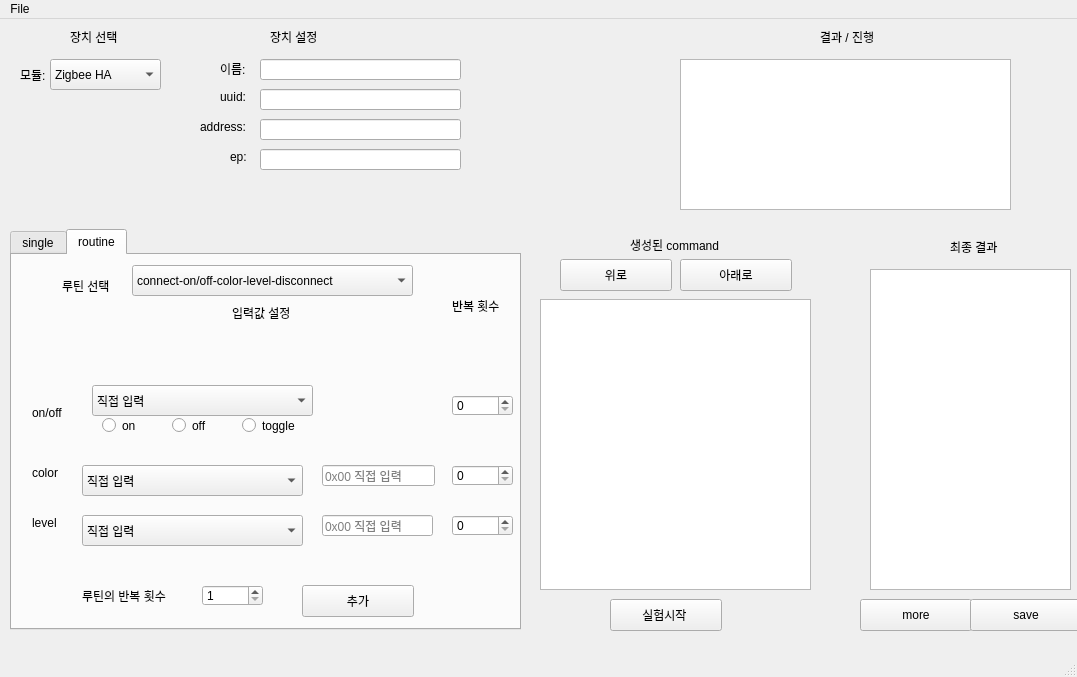
<?xml version="1.0" encoding="UTF-8"?>
<ui version="4.0">
 <class>MainWindow</class>
 <widget class="QMainWindow" name="MainWindow">
  <property name="geometry">
   <rect>
    <x>0</x>
    <y>0</y>
    <width>1077</width>
    <height>677</height>
   </rect>
  </property>
  <property name="windowTitle">
   <string>MainWindow</string>
  </property>
  <widget class="QWidget" name="centralwidget">
   <widget class="QLabel" name="label">
    <property name="geometry">
     <rect>
      <x>70</x>
      <y>10</y>
      <width>58</width>
      <height>16</height>
     </rect>
    </property>
    <property name="text">
     <string>장치 선택</string>
    </property>
   </widget>
   <widget class="QLabel" name="label_2">
    <property name="geometry">
     <rect>
      <x>270</x>
      <y>10</y>
      <width>58</width>
      <height>16</height>
     </rect>
    </property>
    <property name="text">
     <string>장치 설정</string>
    </property>
   </widget>
   <widget class="QLabel" name="label_3">
    <property name="geometry">
     <rect>
      <x>20</x>
      <y>46</y>
      <width>31</width>
      <height>20</height>
     </rect>
    </property>
    <property name="text">
     <string>모듈:</string>
    </property>
   </widget>
   <widget class="QComboBox" name="cbo_module">
    <property name="geometry">
     <rect>
      <x>50</x>
      <y>40</y>
      <width>111</width>
      <height>31</height>
     </rect>
    </property>
    <item>
     <property name="text">
      <string>Zigbee HA</string>
     </property>
    </item>
    <item>
     <property name="text">
      <string>Zigbee 3.0</string>
     </property>
    </item>
    <item>
     <property name="text">
      <string>BLE</string>
     </property>
    </item>
    <item>
     <property name="text">
      <string>UART</string>
     </property>
    </item>
   </widget>
   <widget class="QLabel" name="label_4">
    <property name="geometry">
     <rect>
      <x>220</x>
      <y>40</y>
      <width>41</width>
      <height>20</height>
     </rect>
    </property>
    <property name="text">
     <string>이름:</string>
    </property>
   </widget>
   <widget class="QLabel" name="label_5">
    <property name="geometry">
     <rect>
      <x>220</x>
      <y>70</y>
      <width>31</width>
      <height>16</height>
     </rect>
    </property>
    <property name="text">
     <string>uuid:</string>
    </property>
   </widget>
   <widget class="QLabel" name="label_6">
    <property name="geometry">
     <rect>
      <x>200</x>
      <y>100</y>
      <width>51</width>
      <height>16</height>
     </rect>
    </property>
    <property name="text">
     <string>address:</string>
    </property>
   </widget>
   <widget class="QLineEdit" name="lineEdit_device_name">
    <property name="geometry">
     <rect>
      <x>260</x>
      <y>40</y>
      <width>201</width>
      <height>21</height>
     </rect>
    </property>
   </widget>
   <widget class="QLineEdit" name="lineEdit_device_uuid">
    <property name="geometry">
     <rect>
      <x>260</x>
      <y>70</y>
      <width>201</width>
      <height>21</height>
     </rect>
    </property>
   </widget>
   <widget class="QLineEdit" name="lineEdit_device_addr">
    <property name="geometry">
     <rect>
      <x>260</x>
      <y>100</y>
      <width>201</width>
      <height>21</height>
     </rect>
    </property>
   </widget>
   <widget class="QLineEdit" name="lineEdit_device_ep">
    <property name="geometry">
     <rect>
      <x>260</x>
      <y>130</y>
      <width>201</width>
      <height>21</height>
     </rect>
    </property>
   </widget>
   <widget class="QLabel" name="label_7">
    <property name="geometry">
     <rect>
      <x>230</x>
      <y>130</y>
      <width>31</width>
      <height>16</height>
     </rect>
    </property>
    <property name="text">
     <string>ep:</string>
    </property>
   </widget>
   <widget class="QTabWidget" name="tabWidget">
    <property name="geometry">
     <rect>
      <x>10</x>
      <y>210</y>
      <width>511</width>
      <height>401</height>
     </rect>
    </property>
    <property name="currentIndex">
     <number>1</number>
    </property>
    <property name="iconSize">
     <size>
      <width>16</width>
      <height>16</height>
     </size>
    </property>
    <widget class="QWidget" name="tab">
     <attribute name="title">
      <string>single</string>
     </attribute>
     <widget class="QTabWidget" name="tab_single">
      <property name="geometry">
       <rect>
        <x>0</x>
        <y>20</y>
        <width>491</width>
        <height>171</height>
       </rect>
      </property>
      <property name="currentIndex">
       <number>0</number>
      </property>
      <widget class="QWidget" name="tab_3">
       <attribute name="title">
        <string>connect</string>
       </attribute>
      </widget>
      <widget class="QWidget" name="tab_4">
       <attribute name="title">
        <string>on/off</string>
       </attribute>
       <widget class="QRadioButton" name="rdo_on">
        <property name="geometry">
         <rect>
          <x>50</x>
          <y>100</y>
          <width>41</width>
          <height>21</height>
         </rect>
        </property>
        <property name="text">
         <string>on</string>
        </property>
       </widget>
       <widget class="QRadioButton" name="rdo_off">
        <property name="geometry">
         <rect>
          <x>120</x>
          <y>100</y>
          <width>41</width>
          <height>21</height>
         </rect>
        </property>
        <property name="text">
         <string>off</string>
        </property>
       </widget>
       <widget class="QRadioButton" name="rdo_toggle">
        <property name="geometry">
         <rect>
          <x>180</x>
          <y>100</y>
          <width>61</width>
          <height>21</height>
         </rect>
        </property>
        <property name="text">
         <string>toggle</string>
        </property>
       </widget>
       <widget class="QLabel" name="label_20">
        <property name="geometry">
         <rect>
          <x>110</x>
          <y>20</y>
          <width>71</width>
          <height>16</height>
         </rect>
        </property>
        <property name="text">
         <string>입력값 설정</string>
        </property>
       </widget>
       <widget class="QLabel" name="label_21">
        <property name="geometry">
         <rect>
          <x>280</x>
          <y>20</y>
          <width>51</width>
          <height>21</height>
         </rect>
        </property>
        <property name="text">
         <string>반복 횟수 </string>
        </property>
       </widget>
       <widget class="QSpinBox" name="spinBox_onoff">
        <property name="geometry">
         <rect>
          <x>280</x>
          <y>50</y>
          <width>61</width>
          <height>21</height>
         </rect>
        </property>
        <property name="minimum">
         <number>1</number>
        </property>
        <property name="maximum">
         <number>300</number>
        </property>
       </widget>
       <widget class="QComboBox" name="cbo_input_onoff">
        <property name="geometry">
         <rect>
          <x>40</x>
          <y>40</y>
          <width>221</width>
          <height>31</height>
         </rect>
        </property>
        <item>
         <property name="text">
          <string>직접 입력</string>
         </property>
        </item>
        <item>
         <property name="text">
          <string>정상 범주 내 랜덤값 입력</string>
         </property>
        </item>
        <item>
         <property name="text">
          <string>비정상 범주 내 랜덤값 입력</string>
         </property>
        </item>
        <item>
         <property name="text">
          <string>모든 범주의 랜던값 입력</string>
         </property>
        </item>
       </widget>
      </widget>
      <widget class="QWidget" name="tab_5">
       <attribute name="title">
        <string>color</string>
       </attribute>
       <widget class="QComboBox" name="cbo_input_color">
        <property name="geometry">
         <rect>
          <x>10</x>
          <y>60</y>
          <width>221</width>
          <height>31</height>
         </rect>
        </property>
        <item>
         <property name="text">
          <string>직접 입력</string>
         </property>
        </item>
        <item>
         <property name="text">
          <string>정상 범주 내 랜덤값 입력</string>
         </property>
        </item>
        <item>
         <property name="text">
          <string>비정상 범주 내 랜덤값 입력</string>
         </property>
        </item>
        <item>
         <property name="text">
          <string>모든 범주의 랜던값 입력</string>
         </property>
        </item>
       </widget>
       <widget class="QLabel" name="label_24">
        <property name="geometry">
         <rect>
          <x>70</x>
          <y>30</y>
          <width>71</width>
          <height>16</height>
         </rect>
        </property>
        <property name="text">
         <string>입력값 설정</string>
        </property>
       </widget>
       <widget class="QLineEdit" name="lineEdit_color">
        <property name="geometry">
         <rect>
          <x>260</x>
          <y>60</y>
          <width>113</width>
          <height>21</height>
         </rect>
        </property>
        <property name="placeholderText">
         <string>0x00 직접 입력</string>
        </property>
       </widget>
       <widget class="QSpinBox" name="spinBox_color">
        <property name="geometry">
         <rect>
          <x>390</x>
          <y>60</y>
          <width>61</width>
          <height>21</height>
         </rect>
        </property>
        <property name="minimum">
         <number>1</number>
        </property>
        <property name="maximum">
         <number>300</number>
        </property>
       </widget>
       <widget class="QLabel" name="label_22">
        <property name="geometry">
         <rect>
          <x>390</x>
          <y>20</y>
          <width>51</width>
          <height>21</height>
         </rect>
        </property>
        <property name="text">
         <string>반복 횟수 </string>
        </property>
       </widget>
      </widget>
      <widget class="QWidget" name="tab_6">
       <attribute name="title">
        <string>level</string>
       </attribute>
       <widget class="QComboBox" name="cbo_input_level">
        <property name="geometry">
         <rect>
          <x>10</x>
          <y>50</y>
          <width>221</width>
          <height>31</height>
         </rect>
        </property>
        <item>
         <property name="text">
          <string>직접 입력</string>
         </property>
        </item>
        <item>
         <property name="text">
          <string>정상 범주 내 랜덤값 입력</string>
         </property>
        </item>
        <item>
         <property name="text">
          <string>비정상 범주 내 랜덤값 입력</string>
         </property>
        </item>
        <item>
         <property name="text">
          <string>모든 범주의 랜던값 입력</string>
         </property>
        </item>
       </widget>
       <widget class="QLabel" name="label_25">
        <property name="geometry">
         <rect>
          <x>70</x>
          <y>20</y>
          <width>71</width>
          <height>16</height>
         </rect>
        </property>
        <property name="text">
         <string>입력값 설정</string>
        </property>
       </widget>
       <widget class="QLineEdit" name="lineEdit_level">
        <property name="geometry">
         <rect>
          <x>240</x>
          <y>60</y>
          <width>111</width>
          <height>21</height>
         </rect>
        </property>
        <property name="inputMask">
         <string/>
        </property>
        <property name="placeholderText">
         <string>0x00 직접 입력</string>
        </property>
       </widget>
       <widget class="QSpinBox" name="spinBox_level">
        <property name="geometry">
         <rect>
          <x>390</x>
          <y>60</y>
          <width>61</width>
          <height>21</height>
         </rect>
        </property>
        <property name="minimum">
         <number>1</number>
        </property>
        <property name="maximum">
         <number>300</number>
        </property>
       </widget>
       <widget class="QLabel" name="label_23">
        <property name="geometry">
         <rect>
          <x>390</x>
          <y>30</y>
          <width>51</width>
          <height>21</height>
         </rect>
        </property>
        <property name="text">
         <string>반복 횟수 </string>
        </property>
       </widget>
      </widget>
      <widget class="QWidget" name="tab_7">
       <attribute name="title">
        <string>disconnect</string>
       </attribute>
      </widget>
     </widget>
     <widget class="QPushButton" name="btn_insert">
      <property name="geometry">
       <rect>
        <x>180</x>
        <y>190</y>
        <width>112</width>
        <height>32</height>
       </rect>
      </property>
      <property name="text">
       <string>추가</string>
      </property>
     </widget>
    </widget>
    <widget class="QWidget" name="tab_2">
     <attribute name="title">
      <string>routine</string>
     </attribute>
     <widget class="QSpinBox" name="spinBox_routine">
      <property name="geometry">
       <rect>
        <x>190</x>
        <y>330</y>
        <width>61</width>
        <height>21</height>
       </rect>
      </property>
      <property name="minimum">
       <number>1</number>
      </property>
      <property name="maximum">
       <number>300</number>
      </property>
     </widget>
     <widget class="QSpinBox" name="spinBox_onoff_routine">
      <property name="geometry">
       <rect>
        <x>440</x>
        <y>140</y>
        <width>61</width>
        <height>21</height>
       </rect>
      </property>
      <property name="minimum">
       <number>0</number>
      </property>
      <property name="maximum">
       <number>300</number>
      </property>
     </widget>
     <widget class="QSpinBox" name="spinBox_color_routine">
      <property name="geometry">
       <rect>
        <x>440</x>
        <y>210</y>
        <width>61</width>
        <height>21</height>
       </rect>
      </property>
      <property name="maximum">
       <number>300</number>
      </property>
     </widget>
     <widget class="QSpinBox" name="spinBox_level_routine">
      <property name="geometry">
       <rect>
        <x>440</x>
        <y>260</y>
        <width>61</width>
        <height>21</height>
       </rect>
      </property>
      <property name="maximum">
       <number>300</number>
      </property>
     </widget>
     <widget class="QLabel" name="label_17">
      <property name="geometry">
       <rect>
        <x>70</x>
        <y>330</y>
        <width>91</width>
        <height>21</height>
       </rect>
      </property>
      <property name="text">
       <string>루틴의 반복 횟수 </string>
      </property>
     </widget>
     <widget class="QLabel" name="label_26">
      <property name="geometry">
       <rect>
        <x>220</x>
        <y>50</y>
        <width>71</width>
        <height>16</height>
       </rect>
      </property>
      <property name="text">
       <string>입력값 설정</string>
      </property>
     </widget>
     <widget class="QLabel" name="label_27">
      <property name="geometry">
       <rect>
        <x>440</x>
        <y>40</y>
        <width>51</width>
        <height>21</height>
       </rect>
      </property>
      <property name="text">
       <string>반복 횟수 </string>
      </property>
     </widget>
     <widget class="QComboBox" name="cbo_routine">
      <property name="geometry">
       <rect>
        <x>120</x>
        <y>10</y>
        <width>281</width>
        <height>31</height>
       </rect>
      </property>
      <item>
       <property name="text">
        <string>connect-on/off-color-level-disconnect</string>
       </property>
      </item>
      <item>
       <property name="text">
        <string>connect-on/off-level-color-disconnect</string>
       </property>
      </item>
      <item>
       <property name="text">
        <string>connect-color-on/off-level-disconnect</string>
       </property>
      </item>
      <item>
       <property name="text">
        <string>connect-level-on/off-color-disconnect</string>
       </property>
      </item>
      <item>
       <property name="text">
        <string>connect-color-level-on/off-disconnect</string>
       </property>
      </item>
      <item>
       <property name="text">
        <string>connect-level-color-on/off-disconnect</string>
       </property>
      </item>
     </widget>
     <widget class="QLabel" name="label_18">
      <property name="geometry">
       <rect>
        <x>50</x>
        <y>20</y>
        <width>61</width>
        <height>21</height>
       </rect>
      </property>
      <property name="text">
       <string>루틴 선택 </string>
      </property>
     </widget>
     <widget class="QLabel" name="label_29">
      <property name="geometry">
       <rect>
        <x>20</x>
        <y>150</y>
        <width>41</width>
        <height>16</height>
       </rect>
      </property>
      <property name="text">
       <string>on/off</string>
      </property>
     </widget>
     <widget class="QComboBox" name="cbo_input_onoff_routine">
      <property name="geometry">
       <rect>
        <x>80</x>
        <y>130</y>
        <width>221</width>
        <height>31</height>
       </rect>
      </property>
      <item>
       <property name="text">
        <string>직접 입력</string>
       </property>
      </item>
      <item>
       <property name="text">
        <string>정상 범주 내 랜덤값 입력</string>
       </property>
      </item>
      <item>
       <property name="text">
        <string>비정상 범주 내 랜덤값 입력</string>
       </property>
      </item>
      <item>
       <property name="text">
        <string>모든 범주의 랜던값 입력</string>
       </property>
      </item>
     </widget>
     <widget class="QLabel" name="label_30">
      <property name="geometry">
       <rect>
        <x>20</x>
        <y>260</y>
        <width>41</width>
        <height>16</height>
       </rect>
      </property>
      <property name="text">
       <string>level</string>
      </property>
     </widget>
     <widget class="QLabel" name="label_31">
      <property name="geometry">
       <rect>
        <x>20</x>
        <y>210</y>
        <width>41</width>
        <height>16</height>
       </rect>
      </property>
      <property name="text">
       <string>color</string>
      </property>
     </widget>
     <widget class="QRadioButton" name="rdo_on_routine">
      <property name="geometry">
       <rect>
        <x>90</x>
        <y>160</y>
        <width>41</width>
        <height>21</height>
       </rect>
      </property>
      <property name="text">
       <string>on</string>
      </property>
     </widget>
     <widget class="QRadioButton" name="rdo_off_routine">
      <property name="geometry">
       <rect>
        <x>160</x>
        <y>160</y>
        <width>41</width>
        <height>21</height>
       </rect>
      </property>
      <property name="text">
       <string>off</string>
      </property>
     </widget>
     <widget class="QRadioButton" name="rdo_toggle_routine">
      <property name="geometry">
       <rect>
        <x>230</x>
        <y>160</y>
        <width>61</width>
        <height>21</height>
       </rect>
      </property>
      <property name="text">
       <string>toggle</string>
      </property>
     </widget>
     <widget class="QComboBox" name="cbo_input_level_routine">
      <property name="geometry">
       <rect>
        <x>70</x>
        <y>260</y>
        <width>221</width>
        <height>31</height>
       </rect>
      </property>
      <item>
       <property name="text">
        <string>직접 입력</string>
       </property>
      </item>
      <item>
       <property name="text">
        <string>정상 범주 내 랜덤값 입력</string>
       </property>
      </item>
      <item>
       <property name="text">
        <string>비정상 범주 내 랜덤값 입력</string>
       </property>
      </item>
      <item>
       <property name="text">
        <string>모든 범주의 랜던값 입력</string>
       </property>
      </item>
     </widget>
     <widget class="QComboBox" name="cbo_input_color_routine">
      <property name="geometry">
       <rect>
        <x>70</x>
        <y>210</y>
        <width>221</width>
        <height>31</height>
       </rect>
      </property>
      <item>
       <property name="text">
        <string>직접 입력</string>
       </property>
      </item>
      <item>
       <property name="text">
        <string>정상 범주 내 랜덤값 입력</string>
       </property>
      </item>
      <item>
       <property name="text">
        <string>비정상 범주 내 랜덤값 입력</string>
       </property>
      </item>
      <item>
       <property name="text">
        <string>모든 범주의 랜던값 입력</string>
       </property>
      </item>
     </widget>
     <widget class="QLineEdit" name="lineEdit_level_routine">
      <property name="geometry">
       <rect>
        <x>310</x>
        <y>260</y>
        <width>111</width>
        <height>21</height>
       </rect>
      </property>
      <property name="inputMask">
       <string/>
      </property>
      <property name="placeholderText">
       <string>0x00 직접 입력</string>
      </property>
     </widget>
     <widget class="QLineEdit" name="lineEdit_color_routine">
      <property name="geometry">
       <rect>
        <x>310</x>
        <y>210</y>
        <width>113</width>
        <height>21</height>
       </rect>
      </property>
      <property name="placeholderText">
       <string>0x00 직접 입력</string>
      </property>
     </widget>
     <widget class="QPushButton" name="btn_insert_routine">
      <property name="geometry">
       <rect>
        <x>290</x>
        <y>330</y>
        <width>112</width>
        <height>32</height>
       </rect>
      </property>
      <property name="text">
       <string>추가</string>
      </property>
     </widget>
    </widget>
   </widget>
   <widget class="QLabel" name="label_8">
    <property name="geometry">
     <rect>
      <x>820</x>
      <y>10</y>
      <width>61</width>
      <height>16</height>
     </rect>
    </property>
    <property name="text">
     <string>결과 / 진행</string>
    </property>
   </widget>
   <widget class="QLabel" name="label_13">
    <property name="geometry">
     <rect>
      <x>950</x>
      <y>220</y>
      <width>51</width>
      <height>16</height>
     </rect>
    </property>
    <property name="text">
     <string>최종 결과</string>
    </property>
   </widget>
   <widget class="QLabel" name="label_14">
    <property name="geometry">
     <rect>
      <x>630</x>
      <y>210</y>
      <width>101</width>
      <height>31</height>
     </rect>
    </property>
    <property name="text">
     <string>생성된 command</string>
    </property>
   </widget>
   <widget class="QListView" name="listView_command">
    <property name="geometry">
     <rect>
      <x>540</x>
      <y>280</y>
      <width>271</width>
      <height>291</height>
     </rect>
    </property>
   </widget>
   <widget class="QPushButton" name="btn_more">
    <property name="geometry">
     <rect>
      <x>860</x>
      <y>580</y>
      <width>112</width>
      <height>32</height>
     </rect>
    </property>
    <property name="text">
     <string>more</string>
    </property>
   </widget>
   <widget class="QPushButton" name="btn_save">
    <property name="geometry">
     <rect>
      <x>970</x>
      <y>580</y>
      <width>112</width>
      <height>32</height>
     </rect>
    </property>
    <property name="text">
     <string>save</string>
    </property>
   </widget>
   <widget class="QListView" name="listView_process">
    <property name="geometry">
     <rect>
      <x>680</x>
      <y>40</y>
      <width>331</width>
      <height>151</height>
     </rect>
    </property>
   </widget>
   <widget class="QListView" name="listView_result">
    <property name="geometry">
     <rect>
      <x>870</x>
      <y>250</y>
      <width>201</width>
      <height>321</height>
     </rect>
    </property>
   </widget>
   <widget class="QPushButton" name="btn_start">
    <property name="geometry">
     <rect>
      <x>610</x>
      <y>580</y>
      <width>112</width>
      <height>32</height>
     </rect>
    </property>
    <property name="text">
     <string>실험시작 </string>
    </property>
   </widget>
   <widget class="QPushButton" name="btn_up">
    <property name="geometry">
     <rect>
      <x>560</x>
      <y>240</y>
      <width>112</width>
      <height>32</height>
     </rect>
    </property>
    <property name="text">
     <string>위로</string>
    </property>
   </widget>
   <widget class="QPushButton" name="btn_down">
    <property name="geometry">
     <rect>
      <x>680</x>
      <y>240</y>
      <width>112</width>
      <height>32</height>
     </rect>
    </property>
    <property name="text">
     <string>아래로</string>
    </property>
   </widget>
  </widget>
  <widget class="QMenuBar" name="menubar">
   <property name="geometry">
    <rect>
     <x>0</x>
     <y>0</y>
     <width>1077</width>
     <height>22</height>
    </rect>
   </property>
   <widget class="QMenu" name="menuFile">
    <property name="title">
     <string>File</string>
    </property>
    <widget class="QMenu" name="menuImport_json">
     <property name="title">
      <string>Import json</string>
     </property>
     <addaction name="action_import_device"/>
     <addaction name="action_import_command"/>
    </widget>
    <addaction name="menuImport_json"/>
    <addaction name="action_export_json"/>
   </widget>
   <addaction name="menuFile"/>
  </widget>
  <widget class="QStatusBar" name="statusbar"/>
  <action name="action_export_json">
   <property name="text">
    <string>export json</string>
   </property>
  </action>
  <action name="action_import_device">
   <property name="text">
    <string>import device</string>
   </property>
  </action>
  <action name="action_import_command">
   <property name="text">
    <string>import command</string>
   </property>
  </action>
 </widget>
 <resources/>
 <connections/>
 <slots>
  <slot>slot_test()</slot>
 </slots>
</ui>
